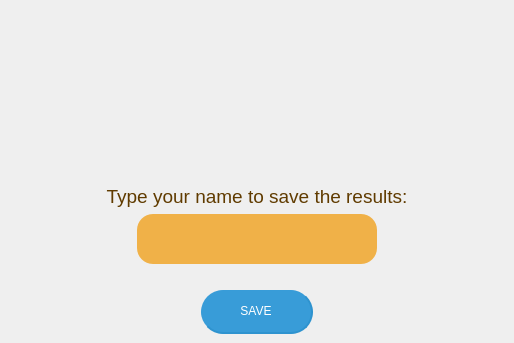
<?xml version="1.0" encoding="UTF-8"?>
<ui version="4.0">
 <class>MainWindow</class>
 <widget class="QMainWindow" name="MainWindow">
  <property name="geometry">
   <rect>
    <x>0</x>
    <y>0</y>
    <width>514</width>
    <height>343</height>
   </rect>
  </property>
  <property name="windowTitle">
   <string>MainWindow</string>
  </property>
  <widget class="QWidget" name="centralwidget">
   <layout class="QGridLayout" name="gridLayout">
    <item row="8" column="2">
     <widget class="QPushButton" name="save_button">
      <property name="minimumSize">
       <size>
        <width>112</width>
        <height>30</height>
       </size>
      </property>
      <property name="maximumSize">
       <size>
        <width>112</width>
        <height>44</height>
       </size>
      </property>
      <property name="styleSheet">
       <string notr="true">QPushButton {
                                       background-color: #389CD8;
color: rgb(255, 255, 255);
                                       border-radius : 22;
                                       border-bottom : 2px solid #2E93CF;
                                       border-right: 2px solid #2E93CF;
                                       }
                                       QPushButton::hover {
                                       background-color: #2E93CF;
                                       color: rgb(255, 255, 255);
                                       border-radius : 22;
                                       }</string>
      </property>
      <property name="text">
       <string>SAVE</string>
      </property>
     </widget>
    </item>
    <item row="8" column="0" colspan="2">
     <spacer name="horizontalSpacer">
      <property name="orientation">
       <enum>Qt::Horizontal</enum>
      </property>
      <property name="sizeHint" stdset="0">
       <size>
        <width>40</width>
        <height>20</height>
       </size>
      </property>
     </spacer>
    </item>
    <item row="4" column="1" colspan="3">
     <widget class="QLineEdit" name="line_name">
      <property name="minimumSize">
       <size>
        <width>240</width>
        <height>50</height>
       </size>
      </property>
      <property name="maximumSize">
       <size>
        <width>240</width>
        <height>16777215</height>
       </size>
      </property>
      <property name="styleSheet">
       <string notr="true">background-color: rgb(240, 177, 72);
color: rgb(252, 249, 240);
border-radius: 16px;</string>
      </property>
     </widget>
    </item>
    <item row="4" column="0">
     <spacer name="horizontalSpacer_3">
      <property name="orientation">
       <enum>Qt::Horizontal</enum>
      </property>
      <property name="sizeHint" stdset="0">
       <size>
        <width>40</width>
        <height>20</height>
       </size>
      </property>
     </spacer>
    </item>
    <item row="0" column="0" colspan="5">
     <widget class="QLabel" name="labe_title">
      <property name="font">
       <font>
        <pointsize>14</pointsize>
       </font>
      </property>
      <property name="styleSheet">
       <string notr="true">color: rgb(96, 59, 0);</string>
      </property>
      <property name="text">
       <string>Type your name to save the results:</string>
      </property>
      <property name="alignment">
       <set>Qt::AlignBottom|Qt::AlignHCenter</set>
      </property>
      <property name="margin">
       <number>40</number>
      </property>
     </widget>
    </item>
    <item row="4" column="4">
     <spacer name="horizontalSpacer_4">
      <property name="orientation">
       <enum>Qt::Horizontal</enum>
      </property>
      <property name="sizeHint" stdset="0">
       <size>
        <width>40</width>
        <height>20</height>
       </size>
      </property>
     </spacer>
    </item>
    <item row="8" column="3" colspan="2">
     <spacer name="horizontalSpacer_2">
      <property name="orientation">
       <enum>Qt::Horizontal</enum>
      </property>
      <property name="sizeHint" stdset="0">
       <size>
        <width>40</width>
        <height>20</height>
       </size>
      </property>
     </spacer>
    </item>
    <item row="5" column="0" colspan="5">
     <spacer name="horizontalSpacer_5">
      <property name="orientation">
       <enum>Qt::Horizontal</enum>
      </property>
      <property name="sizeHint" stdset="0">
       <size>
        <width>40</width>
        <height>20</height>
       </size>
      </property>
     </spacer>
    </item>
   </layout>
  </widget>
  <widget class="QMenuBar" name="menubar">
   <property name="geometry">
    <rect>
     <x>0</x>
     <y>0</y>
     <width>514</width>
     <height>25</height>
    </rect>
   </property>
  </widget>
 </widget>
 <resources/>
 <connections/>
</ui>
